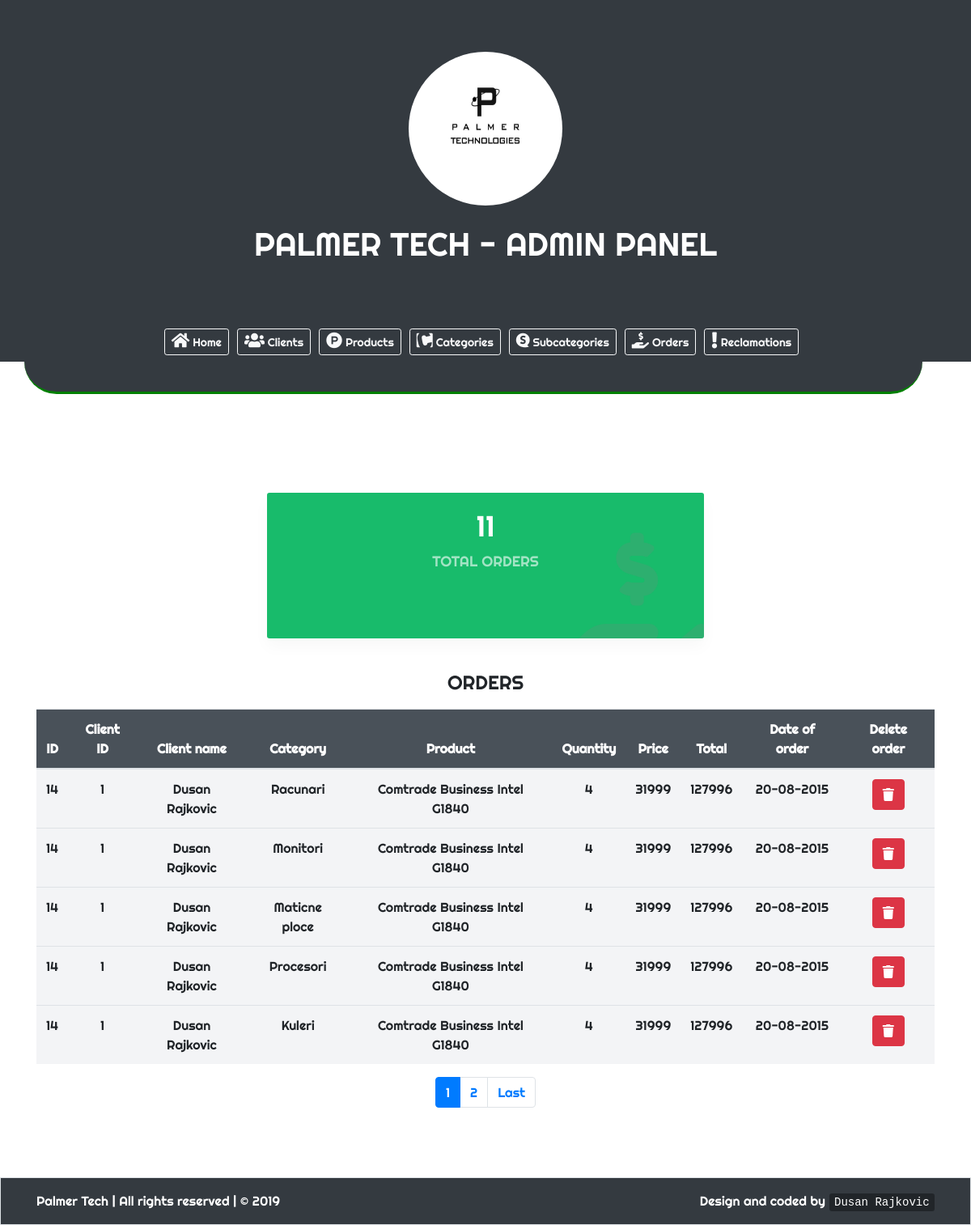
/admin/narudzbine.php, run on the app's committed database.
### tables this page shows
CREATE TABLE `narudzbine` (
  `id` int(11) NOT NULL,
  `korisnik_id` int(11) NOT NULL,
  `korisnik_imeprezime` varchar(50) NOT NULL,
  `artikal_id` int(11) NOT NULL,
  `artikal_naziv` varchar(30) NOT NULL,
  `artikal_cena` double NOT NULL,
  `artikal_zaplacanje` double NOT NULL,
  `kolicina` int(11) NOT NULL,
  `datum_narudzbine` varchar(10) NOT NULL,
  `kategorija_id` int(11) NOT NULL,
  `uspesno` int(1) NOT NULL
);

CREATE TABLE `podkat` (
  `podkat_id` int(4) NOT NULL,
  `glavnakat_id` int(4) NOT NULL,
  `podkat_naziv` varchar(35) NOT NULL,
  `podkat_slika` longtext NOT NULL
);

### admin/narudzbine.php (the view, shortened to what this page needs)
	<!DOCTYPE html>
	<html lang="en">
			<head>
				<link rel="stylesheet" href="../css/bootstrap.min.css">
				<link rel="stylesheet" href="https://cdnjs.cloudflare.com/ajax/libs/font-awesome/4.7.0/css/font-awesome.min.css">
				<link rel="stylesheet" href="https://use.fontawesome.com/releases/v5.3.1/css/all.css">
				<link href="../css/animate.css" rel="stylesheet" type="text/css" />
				<link href="../css/aos.css" rel="stylesheet" type="text/css" />
				<link href="css/style.css" rel="stylesheet" type="text/css" />
			</head>
<body onload="myFunction()" style="margin:0;">
	<div class="jumbotron text-center bg-dark" style="margin-bottom:0; border-radius: 0 !important;">
		<img class="img-fluid rounded-circle animated zoomInDown" style="height:190px; width:190px;" src="../images/palmertech.jpg"><br><br>
		<h1 class="display-5 animated bounceInLeft text-white">PALMER TECH - ADMIN PANEL</h1>
	</div>
	<nav class="navbar justify-content-center sticky-top navbar-icon-top navbar-expand-lg navbar-dark bg-dark">
	<div class="collapse navbar-collapse justify-content-md-center" id="navbarSupportedContent">
		<ul class="navbar-nav">
			<div class="btn-group pmenu">
			  <button type="button" class="btn btn-outline-light btn-sm" onclick="document.location.href='index.php'">
			    <i class="fas fa-home" style="font-size:20px;"></i> Home
			  </button>
			</div>
			<div class="btn-group pmenu">
				<button type="button" class="btn btn-outline-light btn-sm" onclick="document.location.href='korisnici.php'">
					<i class="fas fa-users" style="font-size:20px;"></i> Clients
				</button>
			</div>
			<div class="btn-group pmenu">
				<button type="button" class="btn btn-outline-light btn-sm" onclick="document.location.href='artikli.php'">
					<i class="fab fa-product-hunt" style="font-size:20px;"></i> Products
				</button>
			</div>
			<div class="btn-group pmenu">
				<button type="button" class="btn btn-outline-light btn-sm" onclick="document.location.href='kategorije.php'">
					<i class="fab fa-contao" style="font-size:20px;"></i> Categories
				</button>
			</div>
			<div class="btn-group pmenu">
				<button type="button" class="btn btn-outline-light btn-sm" onclick="document.location.href='potkategorije.php'">
					<i class="fab fa-speakap" style="font-size:20px;"></i> Subcategories
				</button>
			</div>
			<div class="btn-group pmenu">
				<button type="button" class="btn btn-outline-light btn-sm" onclick="document.location.href='narudzbine.php'">
					<i class="fas fa-hand-holding-usd" style="font-size:20px;"></i> Orders
				</button>
			</div>
			<div class="btn-group pmenu">
				<button type="button" class="btn btn-outline-light btn-sm" onclick="document.location.href='reklamacije.php'">
					<i class="fas fa-exclamation" style="font-size:20px;"></i> Reclamations
				</button>
			</div>
		</ul>
	</div>
	</nav>
	<div class="container">
		<div class="row bg-dark" style="border-bottom: 3px solid green; height:40px; width:100%; border-bottom-right-radius: 45px; border-bottom-left-radius: 45px;">
		</div>
	</div>
	<br><br><br>
	<section class="statistic statistic2 text-center">
			<div class="container">
					<div class="row justify-content-center">
							<div class="col-md-6 col-lg-6">
									<div class="statistic__item statistic__item--grn">
										<?php
										include("../includes/connection.php");
										$query="select count(*) as total from narudzbine";
										$stmt = $conn->prepare($query);
										$stmt->execute();
										$totalrow = $stmt->fetch();
										echo '<h2 class="number">'.$totalrow['total'].'</h2>';
										 ?>
											<span class="desc">Total orders</span>
											<div class="icon">
													<i class="fas fa-hand-holding-usd"></i>
											</div>
									</div>
							</div>
					</div>
			</div>
	</section>
	<div class="container text-center" style="padding-bottom: 70px;">
		<h4 class="animated bounceInRight text-center" style="padding-bottom: 10px;">ORDERS</h4>
		<table class="table" style="background: #F3F4F6;">
		<thead class="text-white" style="background: #1F2833; opacity: 0.8;">
			<tr>
				<th scope="col">ID</th>
				<th scope="col">Client ID</th>
				<th scope="col">Client name</th>
				<th scope="col">Category</th>
				<th scope="col">Product</th>
				<th scope="col">Quantity</th>
				<th scope="col">Price</th>
				<th scope="col">Total</th>
				<th scope="col">Date of order</th>
				<th scope="col">Delete order</th>
			</tr>
		</thead>
		<tbody>
			<?php
				include("../includes/connection.php");
				$showRecordPerPage = 5;
				if(isset($_GET['page']) && !empty($_GET['page']))
				{
					$currentPage = $_GET['page'];
				}
				else
				{
					$currentPage = 1;
				}
				$startFrom = ($currentPage * $showRecordPerPage) - $showRecordPerPage;
				$totalEmpSQL = "select count(*) as broj FROM narudzbine";
				$stmt = $conn->prepare($totalEmpSQL);
				$stmt->execute();
				$totalEmployee = $stmt->fetch();
				$lastPage = ceil($totalEmployee['broj']/$showRecordPerPage);
				$nextPage = $currentPage + 1;
				$empSQL = "select * FROM narudzbine N inner join podkat P where N.kategorija_id=P.glavnakat_id order by id ASC LIMIT $startFrom, $showRecordPerPage";
				$stmt = $conn->prepare($empSQL);
				$stmt->execute();
				while($row = $stmt->fetch())
				{
					echo "<tr>";
					echo "<td>".$row['id'];
					echo "<td>".$row['korisnik_id'];
					echo "<td>".$row['korisnik_imeprezime'];
					echo "<td>".$row['podkat_naziv'];
					echo "<td>".$row['artikal_naziv'];
					echo "<td>".$row['kolicina'];
					echo "<td>".$row['artikal_cena'];
					echo "<td>".($row['kolicina']*$row['artikal_cena']);
					echo "<td>".$row['datum_narudzbine'];
					echo '<td><a class="btn btn-danger" href="obrisi.php?nid='.$row['id'].'"><i class="fas fa-trash"></i></a>';
					echo "</tr>";
				}
			?>
		</tbody>
	</table>
	<nav aria-label="Page navigation">
	<ul class="pagination justify-content-center">
	<li class="page-item active"><a class="page-link" href="?page=<?php echo $currentPage ?>"><?php echo $currentPage ?></a></li>
	<?php if($currentPage != $lastPage)
	{
		?>
		<li class="page-item"><a class="page-link" href="?page=<?php echo $nextPage ?>"><?php echo $nextPage ?></a></li>
		<li class="page-item">
			<a class="page-link" href="?page=<?php echo $lastPage ?>" aria-label="Next">
				<span aria-hidden="true">Last</span>
			</a>
		</li>
	<?php
	}
	?>
	</ul>
	</nav>
	</div>
	<section class="copyright border bg-dark">
		<div class="container">
				<div class="row">
						<div class="col-md-6 pt-3 text-left">
								<p class="text-white">Palmer Tech | All rights reserved | © 2019</p>
						</div>
						<div class="col-md-6 pt-3 text-right">
								<p class="text-white">Design and coded by <a href="" class="btn-link" style="text-decoration:none;"><kbd>Dusan Rajkovic</kbd></a></p>
						</div>
				</div>
		</div>
	</section>
</body>
</html>

### admin/css/style.css (style rules this page uses)
body { font-family: 'Righteous', cursive; }
.statistic { padding-top: 57px; }
.statistic__item { border: 1px solid #e5e5e5; background: #fff; padding: 20px 30px; position: relative; min-height: 180px; overflow: hidden; margin-bottom: 40px; }
.statistic__item h2 { font-size: 36px; font-weight: 300; color: #4272d7; }
.statistic__item .desc { font-size: 18px; text-transform: uppercase; font-weight: 300; color: rgba(128, 128, 128, 0.6); }
.statistic__item .icon { display: inline-block; position: absolute; bottom: -50px; right: -7px; }
.statistic__item .icon i { font-size: 180px; color: #808080; opacity: .2; line-height: 1; vertical-align: baseline; }
.statistic__item--grn { background: #18BB6B; }
.statistic2 { padding-top: 50px; }
.statistic2 .statistic__item { border: none; -webkit-border-radius: 3px; -moz-border-radius: 3px; border-radius: 3px; -webkit-box-shadow: 0px 10px 20px 0px rgba(0, 0, 0, 0.03); -moz-box-shadow: 0px 10px 20px 0px rgba(0, 0, 0, 0.03); box-shadow: 0px 10px 20px 0px rgba(0, 0, 0, 0.03); }
.statistic2 .statistic__item h2 { color: #fff; }
.statistic2 .statistic__item .desc { color: rgba(255, 255, 255, 0.6); }
.pmenu { padding-right: 10px; }

### data on the page
narudzbine: id "14", korisnik "1", korisnik_imeprezime "Dusan Rajkovic", podkat.podkat_naziv "Racunari", artikal_naziv "Comtrade Business Intel G1840", kolicina "4", artikal_cena "31999", $row['kolicina']*$row['artikal_cena'] "127996", datum_narudzbine "20-08-2015", podkat.podkat_naziv "Monitori", podkat.podkat_naziv "Maticne ploce", podkat.podkat_naziv "Procesori", podkat.podkat_naziv "Kuleri"

### other printed values
$totalrow['total'] "11"
$currentPage "1"
$nextPage "2"
